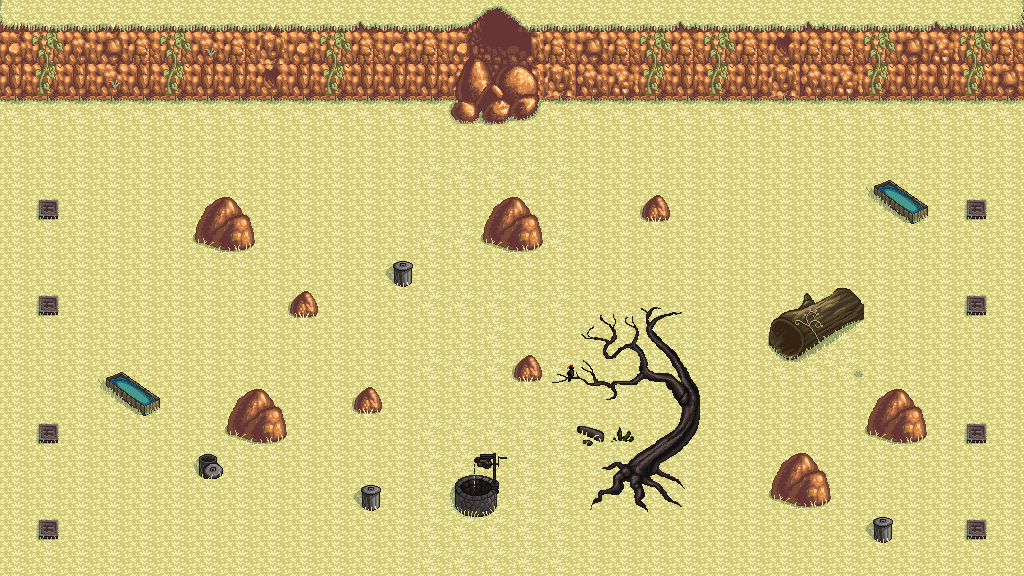

This game map was drawn from its Tiled (.tmx) file and the tilesets committed beside it. A one-line description and the full map source follow:
An orthogonal 32x18 tile map with 32x32 px tiles, 3 tile layers (Tile Layer 1, Tile Layer 2, Tile Layer 3), 2 tilesets.

<map version="1.0" orientation="orthogonal" renderorder="right-down" width="32" height="18" tilewidth="32" tileheight="32" nextobjectid="1">
 <tileset firstgid="1" name="image2" tilewidth="32" tileheight="32" tilecount="900" columns="30">
  <image source="../Documents/cyberena/fp_team_22/core/assets/image2.png" width="960" height="960" />
  <terraintypes>
   <terrain name="New Terrain" tile="-1" />
   <terrain name="New Terrain" tile="-1" />
  </terraintypes>
  <tile id="382" terrain="0,0,0,0" />
 </tileset>
 <tileset firstgid="901" name="image3" tilewidth="32" tileheight="32" tilecount="900" columns="30">
  <image source="../Documents/cyberena/fp_team_22/core/assets/image3.png" width="960" height="960" />
 </tileset>
 <layer name="Tile Layer 1" width="32" height="18">
  <data encoding="csv">
1014,1014,1014,1014,1014,1014,1014,1014,1014,1014,1014,1014,1014,1014,1014,1014,1014,1014,1014,1014,1014,1014,1014,1014,1014,1014,1014,1014,1014,1014,1014,1014,
1014,1014,1014,1014,1014,1014,1014,1014,1014,1014,1014,1014,1014,1014,1014,1014,1014,1014,1014,1014,1014,1014,1014,1014,1014,1014,1014,1014,1014,1014,1014,1014,
1014,1014,1014,1014,1014,1014,1014,1014,1014,1014,1014,1014,1014,1014,1014,1014,1014,1014,1014,1014,1014,1014,1014,1014,1014,1014,1014,1014,1014,1014,1014,1014,
1014,1014,1014,1014,1014,1014,1014,1014,1014,1014,1014,1014,1014,1014,1014,1014,1014,1014,1014,1014,1014,1014,1014,1014,1014,1014,1014,1014,1014,1014,1014,1014,
1014,1014,1014,1014,1014,1014,1014,1014,1014,1014,1014,1014,1015,1015,1015,1015,1015,1015,1015,1015,1015,1014,1014,1014,1014,1014,1014,1014,1014,1014,1014,1014,
1014,1014,1014,921,921,921,921,921,921,921,1014,1014,1014,981,981,981,981,981,1014,1014,1014,1014,1014,1014,1014,1014,1014,1014,1014,1014,1014,1014,
1014,1014,1014,1014,1014,1014,1014,1014,1014,1014,921,921,921,921,921,921,921,921,1014,1014,1014,1014,1014,1014,1014,1014,1014,1014,1014,1014,1014,1014,
1014,1014,1014,1014,1014,1014,1014,1014,1014,1014,1014,1014,1014,981,981,981,981,981,921,921,921,1014,1014,1014,1014,1014,1014,1014,1014,1014,1014,1014,
1014,1014,1014,1014,1014,921,921,921,921,921,921,921,921,921,921,921,921,1014,921,921,1014,1014,1014,1014,1014,1014,921,1014,1014,1014,1014,1014,
1014,1014,1014,1014,1014,1014,1014,1014,1014,1014,1014,1014,1014,981,981,981,981,981,1014,1014,1014,1014,1014,1014,1014,1014,921,1014,1014,1014,1014,1014,
1014,1014,1014,1014,1014,1014,1014,1014,1014,1014,1014,1014,1014,1014,1014,981,921,921,921,921,921,921,921,1014,1014,1014,921,1014,1014,1014,1014,1014,
1014,1014,1014,1014,1014,1014,1014,1014,1014,1014,1014,1014,1014,981,981,981,921,981,1014,1014,921,921,921,921,1014,1014,921,1014,1014,1014,1014,1014,
1014,1014,921,921,921,921,1014,1014,921,921,921,921,921,921,921,921,921,921,921,921,1014,1014,1014,1014,921,921,921,1014,1014,1014,1014,1014,
1014,1014,1014,1014,1014,1014,1014,1014,1014,1014,1014,1014,1014,981,981,981,981,981,1014,921,1014,1014,1014,1014,1014,921,921,1014,1014,1014,1014,1014,
1014,1014,1014,1014,1014,1014,1014,1014,1014,1014,1014,1014,1014,981,981,921,981,981,1014,1014,1014,1014,1014,1014,1014,1014,1014,1014,1014,1014,1014,1014,
1014,1014,1014,1014,1014,921,1014,1014,1014,1014,1014,1014,1014,981,981,981,981,981,1014,1014,1014,1014,1014,1014,1014,1014,1014,1014,1014,1014,1014,1014,
1014,1014,1014,1014,1014,1014,1014,1014,1014,1014,1014,1014,1014,981,981,981,981,981,1014,1014,1014,1014,1014,1014,1014,1014,1014,1014,1014,1014,1014,1014,
1014,1014,1014,1014,1014,1014,1014,1014,1014,1014,1014,921,1014,981,981,981,981,981,1014,1014,1014,1014,1014,1014,1014,1014,1014,1014,1014,1014,1014,1014
</data>
 </layer>
 <layer name="Tile Layer 2" width="32" height="18">
  <data encoding="csv">
1223,1224,1224,1228,1224,1224,1224,1224,1228,1224,1224,1227,1224,1224,386,387,388,1224,1224,1224,1224,1227,1224,1224,1224,1227,1224,1224,1224,1227,1224,1225,
1133,111,1103,1104,111,111,1134,111,1105,1133,111,111,1133,111,446,447,448,111,1104,111,111,111,111,111,1136,111,111,111,1104,1107,111,111,
141,141,141,1134,141,141,141,141,1136,141,141,141,141,141,476,477,478,1105,1106,1107,141,141,141,141,1105,1106,1107,141,141,141,141,1104,
383,383,383,383,383,383,383,383,383,383,383,383,383,383,506,507,508,383,383,383,383,383,383,383,383,383,383,383,383,383,383,383,
0,0,0,0,0,0,0,0,0,0,0,0,0,0,0,0,0,0,0,0,0,0,0,0,0,0,0,0,0,0,0,0,
0,0,0,0,0,0,0,0,0,0,0,0,0,0,0,0,0,0,0,0,0,0,0,0,0,0,0,0,0,0,0,0,
0,0,0,0,0,0,0,0,0,0,0,0,0,0,0,0,0,0,0,0,0,0,0,0,0,0,0,0,0,0,0,0,
0,0,0,0,0,0,0,0,0,0,0,0,0,0,0,0,0,0,0,0,0,0,0,0,0,0,0,0,0,0,0,0,
0,0,0,0,0,0,0,0,0,0,0,0,0,0,0,0,0,860,0,0,0,0,0,0,0,0,0,0,0,0,0,0,
0,0,0,0,0,0,0,0,0,0,0,0,0,886,0,0,0,890,0,0,0,0,0,0,0,0,0,0,0,0,0,0,
0,0,0,0,0,0,0,0,0,0,0,0,0,0,0,0,0,0,0,0,0,0,0,0,0,0,0,0,0,0,0,0,
0,0,0,0,0,0,0,0,0,0,0,0,0,0,0,0,0,0,0,0,0,0,0,0,0,0,0,0,0,0,0,0,
0,0,0,0,0,0,0,0,0,0,0,0,0,0,0,0,0,0,0,0,0,0,0,0,0,0,0,0,0,0,0,0,
0,0,0,0,0,0,0,0,0,0,0,0,0,0,0,0,0,0,0,0,0,0,0,0,0,0,0,0,0,0,0,0,
0,0,0,0,0,0,0,0,0,0,0,0,0,0,0,0,0,0,0,0,0,0,0,0,0,0,0,0,0,0,0,0,
0,0,0,0,0,0,0,0,0,0,0,0,0,0,0,0,0,0,0,0,0,0,0,0,0,0,0,0,0,0,0,0,
0,0,0,0,0,0,0,0,0,0,0,0,0,0,0,0,0,0,0,0,0,0,0,0,0,0,0,0,0,0,0,0,
0,0,0,0,0,0,0,0,0,0,0,0,0,0,0,0,0,0,0,0,0,0,0,0,0,0,0,0,0,0,0,0
</data>
 </layer>
 <layer name="Tile Layer 3" width="32" height="18">
  <data encoding="csv">
0,0,0,0,0,0,0,0,0,0,0,0,0,0,0,0,0,0,0,0,0,0,0,0,0,0,0,0,0,0,0,0,
0,441,0,0,0,441,0,0,0,0,441,0,0,0,0,0,0,0,0,0,441,0,441,0,0,0,0,441,0,0,441,0,
0,471,0,0,0,471,0,0,0,0,471,0,0,0,0,0,0,0,0,0,471,0,471,0,0,0,0,471,0,0,471,0,
0,0,0,0,0,0,0,0,0,0,0,0,0,0,0,0,0,0,0,0,0,0,0,0,0,0,0,0,0,0,0,0,
0,0,0,0,0,0,0,0,0,0,0,0,0,0,0,0,0,0,0,0,0,0,0,0,0,0,0,0,0,0,0,0,
0,0,0,0,0,0,0,0,0,0,0,0,0,0,0,0,0,0,0,0,0,0,0,0,0,0,0,1676,1677,0,0,0,
0,564,0,0,0,0,171,172,0,0,0,0,0,0,0,171,172,0,0,0,203,0,0,0,0,0,0,1706,1707,0,564,0,
0,0,0,0,0,0,201,202,0,0,0,0,0,0,0,201,202,0,0,0,0,0,0,0,0,0,0,0,0,0,0,0,
0,0,0,0,0,0,0,0,0,0,0,0,1793,0,0,0,0,0,0,0,0,0,0,0,0,0,0,0,0,0,0,0,
0,564,0,0,0,0,0,0,0,203,0,0,0,0,0,0,0,0,1307,1308,1309,1310,0,0,235,236,237,0,0,0,564,0,
0,0,0,0,0,0,0,0,0,0,0,0,0,0,0,0,0,0,1337,1338,1339,1340,0,0,265,266,267,0,0,0,0,0,
0,0,0,1676,1677,0,0,0,0,0,0,0,0,0,0,0,203,1366,1367,1368,1369,1370,0,0,295,296,297,0,0,0,0,0,
0,0,0,1706,1707,0,0,171,172,0,0,203,0,0,0,0,0,0,1397,1398,1399,1400,0,0,0,0,0,171,172,0,0,0,
0,564,0,0,0,0,0,201,202,0,0,0,0,0,0,0,0,0,1427,1428,1429,1430,0,0,0,0,0,201,202,0,564,0,
0,0,0,0,0,0,26,0,0,0,0,0,0,0,442,443,0,0,1457,1458,1459,1460,0,0,171,172,0,0,0,0,0,0,
0,0,0,0,0,0,0,0,0,0,0,1793,0,0,472,473,0,0,1487,1488,1489,1490,0,0,201,202,0,0,0,0,0,0,
0,564,0,0,0,0,0,0,0,0,0,0,0,0,502,503,0,0,0,0,0,0,0,0,0,0,0,1793,0,0,564,0,
0,0,0,0,0,0,0,0,0,0,0,0,0,0,0,0,0,0,0,0,0,0,0,0,0,0,0,0,0,0,0,0
</data>
 </layer>
</map>
